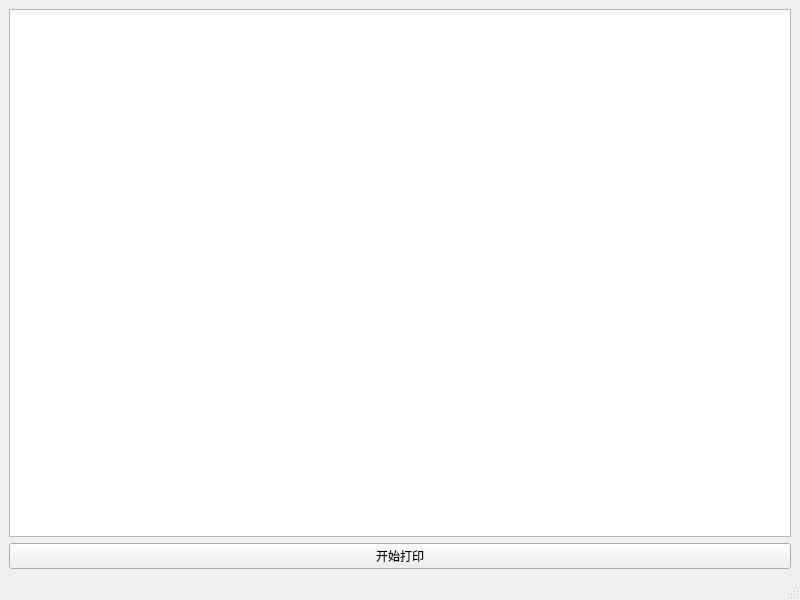
<?xml version="1.0" encoding="UTF-8"?>
<ui version="4.0">
 <class>MainWindow</class>
 <widget class="QMainWindow" name="MainWindow">
  <property name="geometry">
   <rect>
    <x>0</x>
    <y>0</y>
    <width>800</width>
    <height>600</height>
   </rect>
  </property>
  <property name="windowTitle">
   <string>MainWindow</string>
  </property>
  <widget class="QWidget" name="centralwidget">
   <layout class="QGridLayout" name="gridLayout">
    <item row="0" column="0">
     <layout class="QVBoxLayout" name="verticalLayout">
      <item>
       <widget class="QTextBrowser" name="textBrowser"/>
      </item>
      <item>
       <widget class="QPushButton" name="pushButton">
        <property name="text">
         <string>开始打印</string>
        </property>
       </widget>
      </item>
     </layout>
    </item>
   </layout>
  </widget>
  <widget class="QMenuBar" name="menubar">
   <property name="geometry">
    <rect>
     <x>0</x>
     <y>0</y>
     <width>800</width>
     <height>22</height>
    </rect>
   </property>
  </widget>
  <widget class="QStatusBar" name="statusbar"/>
 </widget>
 <resources/>
 <connections/>
</ui>
